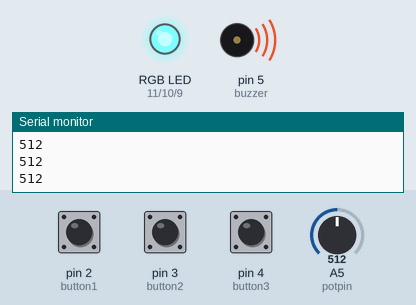
A sketch run on a simulated Arduino Uno, built with avr-gcc and run on an emulated ATmega328P. On the bench: an RGB LED mixed from three pins (HIGH = lit), buzzer (waves = sounding), the last lines printed to the serial monitor. Dashed ring = blinking. Inputs (shaded band) come from the test bench; at power-on: A5 (potpin) = 512, pin 2 (button1) HIGH, pin 3 (button2) HIGH, pin 4 (button3) HIGH. Random numbers use the default seed unless the sketch sets one.

Above: at 1.2 s.
1.3 s: A5 (potpin) set to 4
At 1.7 s:
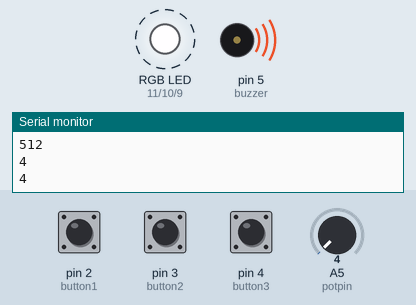
4.3 s: A5 (potpin) set to 1
6.0 s: A5 (potpin) set to 265
At 6.9 s:
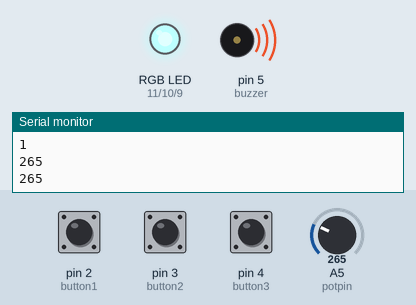
At 7.6 s:
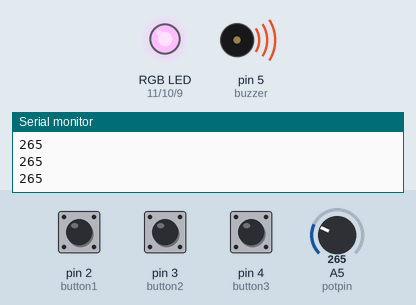
9.0 s: pin 2 (button1) pulled LOW for 0.15 s
12.0 s: pin 2 (button1) pulled LOW for 1 s
15.8 s: A5 (potpin) set to 511
At 16.7 s:
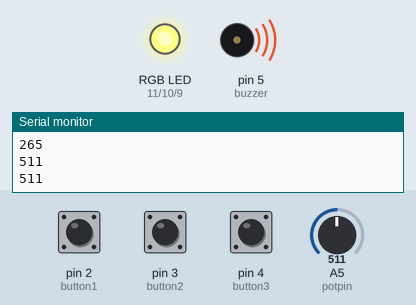
Timing chart, 0 to 19.8 s (numbered marks = the images above; inputs shaded):
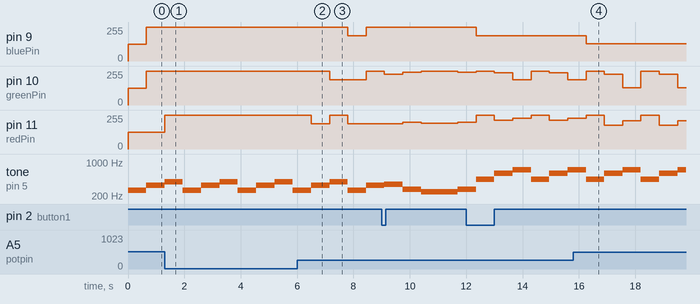

Measured:
- after the input at 6.0 s, pin 9 (bluePin): 255/255 → 189/255 after 1.8 s, → 255/255 0.65 s later; pin 10 (greenPin): 255/255 → 189/255 after 1.2 s, → 255/255 1.3 s later; pin 11 (redPin): 255/255 → 189/255 after 0.50 s, → 255/255 0.65 s later, → 189/255 0.65 s later
- after the input at 15.8 s, pin 9 (bluePin): 189/255 → 128/255 after 0.45 s
- by itself, pin 11 (redPin): alternates 255/255 for 0.65 s and 254/255 for 1.3 s
- by itself, tone on pin 5 (buzzer): plays 440 Hz for 0.65 s, 587 Hz for 0.65 s, 698 Hz for 0.65 s, 440 Hz for 0.65 s, 587 Hz for 0.65 s, 698 Hz for 0.30 s

The sketch:

PA_Mood_Lamp.ino
```cpp
/* Andrew Pun
    April 17, 2020
*/


// include pitches to easily convert to notes.
#include "pitches.h"

// debounce variables
unsigned long lastDebounceTime1 = 0;  // the last time the output pin was toggled for button 1
unsigned long lastDebounceTime2 = 0;  // the last time the output pin was toggled for button 2
unsigned long lastDebounceTime3 = 0;  // the last time the output pin was toggled for button 3

int buttonState1;             // the current reading from the input pin for button 1
int buttonState2;             // the current reading from the input pin for button 2
int buttonState3;             // the current reading from the input pin for button 3

int lastButtonState1 = LOW;   // the previous reading from the input pin for button 1
int lastButtonState2 = LOW;   // the previous reading from the input pin for button 2
int lastButtonState3 = LOW;   // the previous reading from the input pin for button 3

unsigned long debounceDelay = 50; // the debounce time; increase if the output flickers

// variables for mode
int moodMode = 0; // mode to set mood. Goes from 0 to 3. Adjusted using button 1.
int speedMode = 5; // mode to set speed. Goes from 0 to 10. Starts at 5 and can be adjusted using button 2 and 3.
int brightMode = 0; // mode to set brightness. Based on potentiometer.

// pins for buttons
const int button1 = 2;
const int button2 = 3;
const int button3 = 4;

// pin for piezo buzzer
const int buzzer = 5; // analog pin A5

// pin for potentiometer
const int potpin = 5;

// pins for RGB LED
const int redPin = 11;
const int greenPin = 10;
const int bluePin = 9;

void callTheme(int moodM, int speedM, int brightM) { // plays light and tone from speaker

  int speedVal = 1200 - speedM * 110; // set speedVal based on value of speedM. Min speedVal of 100 since max val of speedM is 10.

  if ((millis() % speedVal) == 0) { // only play note/change light when certain time has passed
    if (moodM == 0) { // christmas lights theme

      // play appropriate sound and light based on time
      if ((millis() / (speedVal/10)) % 3 == 0) {
        RGBWrite(255, 255, 255, brightM);
        tone(buzzer, NOTE_C4);
      }
      if ((millis() / (speedVal/10)) % 3 == 1) {
        RGBWrite(255, 0, 0, brightM);
        tone(buzzer, NOTE_E4);
      }
      if ((millis() / (speedVal/10)) % 3 == 2) {
        RGBWrite(0, 255, 0, brightM);
        tone(buzzer, NOTE_G4);
      }

    }
    if (moodM == 1) { // warm colour theme

      // play appropriate sound and light based on time
      if ((millis() / (speedVal/10)) % 3 == 0) {
        RGBWrite(204, 30, 0, brightM);
        tone(buzzer, NOTE_CS4);
      }
      if ((millis() / (speedVal/10)) % 3 == 1) {
        RGBWrite(244, 0, 3, brightM);
        tone(buzzer, NOTE_B3);
      }
      if ((millis() / (speedVal/10)) % 3 == 2) {
        RGBWrite(255, 100, 0, brightM);
        tone(buzzer, NOTE_F4);
      }

    }

    if (moodM == 2) { // cool colour theme

      // play appropriate sound and light based on time
      if ((millis() / (speedVal/10)) % 3 == 0) {
        RGBWrite(86, 255, 255, brightM);
        tone(buzzer, NOTE_F5);
      }
      if ((millis() / (speedVal/10)) % 3 == 1) {
        RGBWrite(0, 0, 255, brightM);
        tone(buzzer, NOTE_A4);
      }
      if ((millis() / (speedVal/10)) % 3 == 2) {
        RGBWrite(153, 51, 255, brightM);
        tone(buzzer, NOTE_D5);
      }
    }

    if (moodM == 3) { // random theme
      tone(buzzer, random(700, 3000)); // play randome tone
      RGBWrite(random(1, 254), random(1, 254), random(1, 254), brightM); // make random colour
    }

  }
}

void RGBWrite (int r, int g, int b, int brightness) { // function to easily write to RGB LED
  Serial.println(brightness);
  // cap r g b values at 255. Since it is a common anode, r g b values determined by subtracting from 255. r g b values are multiplied by the brightness.
  r = min(255, 255 - r*(min(1.0, (brightness-2)/1023.0)));
  g = min(255, 255 - g*(min(1.0, (brightness-2)/1023.0)));
  b = min(255, 255 - b*(min(1.0, (brightness-2)/1023.0)));

  // write to the actual pins with the r g b values
  analogWrite(redPin, r);
  analogWrite(greenPin, g);
  analogWrite(bluePin, b);

}


void setup() { // set up all input and output pins and serial monitor and randomSeed

  Serial.begin(9600);

  pinMode(button1, INPUT_PULLUP);
  pinMode(button2, INPUT_PULLUP);
  pinMode(button3, INPUT_PULLUP);

  pinMode(redPin, OUTPUT);
  pinMode(greenPin, OUTPUT);
  pinMode(bluePin, OUTPUT);

  pinMode(buzzer, OUTPUT);


  // if analog input pin 0 is unconnected, random analog
  // noise will cause the call to randomSeed() to generate
  // different seed numbers each time the sketch runs.
  // randomSeed() will then shuffle the random function.
  randomSeed(analogRead(0));
}

void loop() {

  // read state of the buttons into local variable
  int reading1 = digitalRead(button1);
  int reading2 = digitalRead(button2);
  int reading3 = digitalRead(button3);


  if (reading1 != lastButtonState1) { // If the switch changed, due to noise or pressing
    lastDebounceTime1 = millis();  // reset the debouncing timer for button 1
  }
  if (reading2 != lastButtonState2) { // If the switch changed, due to noise or pressing
    lastDebounceTime2 = millis();  // reset the debouncing timer for button 2
  }
  if (reading3 != lastButtonState3) { // If the switch changed, due to noise or pressing
    lastDebounceTime3 = millis();  // reset the debouncing timer for button 3
  }

  if ((millis() - lastDebounceTime1) > debounceDelay) { // button 1 responsible for changing theme

    if (reading1 != buttonState1) { // if the button state has changed
      buttonState1 = reading1;

      if (buttonState1 == LOW) {

        moodMode = (1 + moodMode) % 4; // increment moodMode by 1 but wrap around to 0 when it equals 4. moodMode can only have values 0 to 3.
        Serial.print("moodMode: ");
        Serial.println(moodMode);
      }
    }

  }

  if ((millis() - lastDebounceTime2) > debounceDelay) { // button 2 responsible for decreasing speed

    if (reading2 != buttonState2) { // if the button state has changed
      buttonState2 = reading2;

      if (buttonState2 == LOW) {

        speedMode = max(0, speedMode - 1); // increment speedMode by -1 and make lower bound 0. Cannot go past 0.
        Serial.print("speedMode: ");
        Serial.println(speedMode);
      }
    }
  }

  if ((millis() - lastDebounceTime3) > debounceDelay) { // button 3 responsible for increasing speed

    if (reading3 != buttonState3) { // if the button state has changed
      buttonState3 = reading3;

      if (buttonState3 == LOW) {

        speedMode = min((1 + speedMode), 10); // increment speedMode by 1 and cap it at 10. Cannot go past 10.
        Serial.print("speedMode ");
        Serial.println(speedMode);
      }
    }
  }

  brightMode = analogRead(potpin); // set speedMode to value of potentiometer, divided by 102
  //Serial.println(brightMode);

  // call tone and light
  callTheme(moodMode, speedMode, brightMode);


  // save all of the buttons' readings
  lastButtonState1 = reading1;
  lastButtonState2 = reading2;
  lastButtonState3 = reading3;
}
```

pitches.h
```cpp
/*************************************************
 * Public Constants
 *************************************************/

#define NOTE_B0  31
#define NOTE_C1  33
#define NOTE_CS1 35
#define NOTE_D1  37
#define NOTE_DS1 39
#define NOTE_E1  41
#define NOTE_F1  44
#define NOTE_FS1 46
#define NOTE_G1  49
#define NOTE_GS1 52
#define NOTE_A1  55
#define NOTE_AS1 58
#define NOTE_B1  62
#define NOTE_C2  65
#define NOTE_CS2 69
#define NOTE_D2  73
#define NOTE_DS2 78
#define NOTE_E2  82
#define NOTE_F2  87
#define NOTE_FS2 93
#define NOTE_G2  98
#define NOTE_GS2 104
#define NOTE_A2  110
#define NOTE_AS2 117
#define NOTE_B2  123
#define NOTE_C3  131
#define NOTE_CS3 139
#define NOTE_D3  147
#define NOTE_DS3 156
#define NOTE_E3  165
#define NOTE_F3  175
#define NOTE_FS3 185
#define NOTE_G3  196
#define NOTE_GS3 208
#define NOTE_A3  220
#define NOTE_AS3 233
#define NOTE_B3  247
#define NOTE_C4  262
#define NOTE_CS4 277
#define NOTE_D4  294
#define NOTE_DS4 311
#define NOTE_E4  330
#define NOTE_F4  349
#define NOTE_FS4 370
#define NOTE_G4  392
#define NOTE_GS4 415
#define NOTE_A4  440
#define NOTE_AS4 466
#define NOTE_B4  494
#define NOTE_C5  523
#define NOTE_CS5 554
#define NOTE_D5  587
#define NOTE_DS5 622
#define NOTE_E5  659
#define NOTE_F5  698
#define NOTE_FS5 740
#define NOTE_G5  784
#define NOTE_GS5 831
#define NOTE_A5  880
#define NOTE_AS5 932
#define NOTE_B5  988
#define NOTE_C6  1047
#define NOTE_CS6 1109
#define NOTE_D6  1175
#define NOTE_DS6 1245
#define NOTE_E6  1319
#define NOTE_F6  1397
#define NOTE_FS6 1480
#define NOTE_G6  1568
#define NOTE_GS6 1661
#define NOTE_A6  1760
#define NOTE_AS6 1865
#define NOTE_B6  1976
#define NOTE_C7  2093
#define NOTE_CS7 2217
#define NOTE_D7  2349
#define NOTE_DS7 2489
#define NOTE_E7  2637
#define NOTE_F7  2794
#define NOTE_FS7 2960
#define NOTE_G7  3136
#define NOTE_GS7 3322
#define NOTE_A7  3520
#define NOTE_AS7 3729
#define NOTE_B7  3951
#define NOTE_C8  4186
#define NOTE_CS8 4435
#define NOTE_D8  4699
#define NOTE_DS8 4978
```
